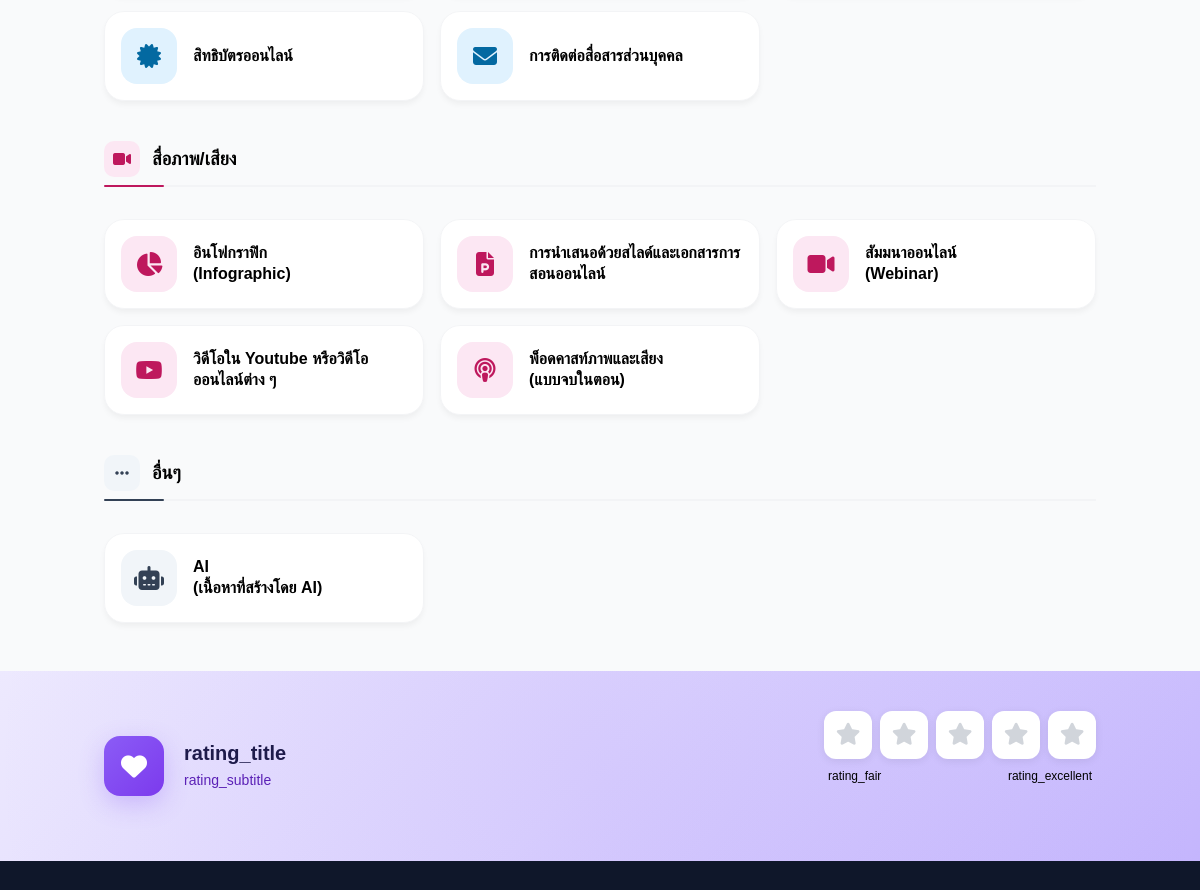
The page /generate.php (middle part) on the database as committed earlier.
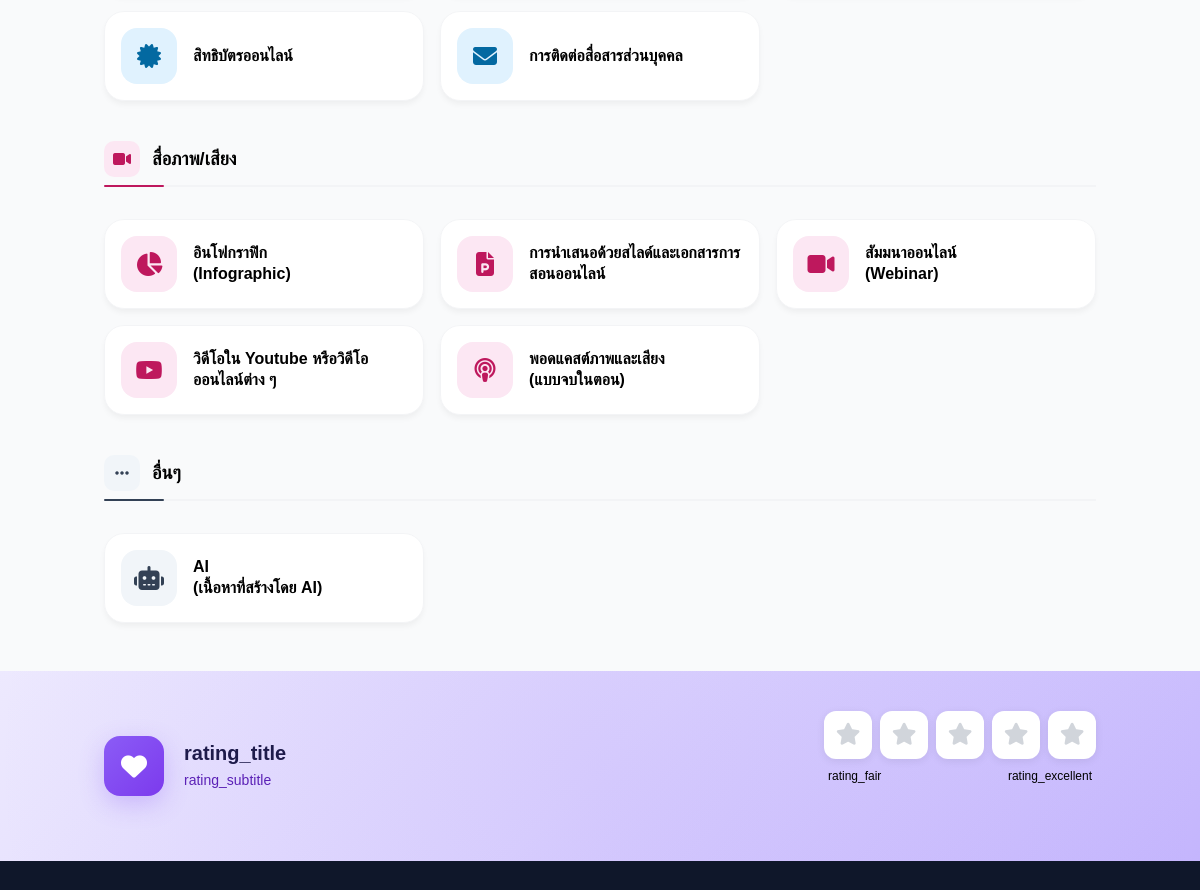
The same page on the database as committed later.
### tables this page shows
CREATE TABLE IF NOT EXISTS resource_types (
    id INT AUTO_INCREMENT PRIMARY KEY,
    code VARCHAR(50) UNIQUE NOT NULL,
    name_th VARCHAR(255) NOT NULL,
    name_en VARCHAR(255) NOT NULL,
    category VARCHAR(100) NOT NULL,
    icon VARCHAR(50) DEFAULT 'fa-file',
    fields_config JSON NOT NULL,
    sort_order INT DEFAULT 0,
    is_active TINYINT(1) DEFAULT 1,
    created_at TIMESTAMP DEFAULT CURRENT_TIMESTAMP,
    INDEX idx_resource_category (category),
    INDEX idx_resource_active (is_active),
    INDEX idx_resource_sort (sort_order)
);

### includes/session.php (called while the page is built, shortened)
<?php
function getCurrentLanguage()
{
    return $_SESSION['language'] ?? $_SESSION['user_language'] ?? 'th';
}
if (!isset($lang)) {
    $currentLang = getCurrentLanguage();
    $langFile = __DIR__ . '/../lang/' . $currentLang . '.php';
    $lang = file_exists($langFile) ? require $langFile : require __DIR__ . '/../lang/th.php';
}
if (!function_exists('__')) {
    function __($key, $forcedLang = null)
    {
        global $lang, $currentLang;
        static $cachedLangs = [];
        if ($forcedLang && $forcedLang !== $currentLang) {
            if (!isset($cachedLangs[$forcedLang])) {
                $langFile = __DIR__ . '/../lang/' . $forcedLang . '.php';
                $cachedLangs[$forcedLang] = file_exists($langFile) ? require $langFile : [];
            }
            return $cachedLangs[$forcedLang][$key] ?? $key;
        }
        return $lang[$key] ?? $key;
    }
}

### includes/functions.php (called while the page is built, shortened)
<?php
function getResourceTypes($category = null)
{
    try {
        $db = getDB();
        $sql = "SELECT * FROM resource_types WHERE is_active = 1";
        $sql .= " ORDER BY sort_order, name_th";
        $stmt = $db->prepare($sql);
        $stmt->execute($category ? [$category] : []);
        return $stmt->fetchAll();
    } catch (Exception $e) {
        return [];
    }
}
function getResourceCategories()
{
    return [
        'books' => ['name_th' => 'หนังสือ', 'name_en' => 'Books', 'icon' => 'fa-book'],
        'journals' => ['name_th' => 'วารสาร', 'name_en' => 'Journals', 'icon' => 'fa-book-journal-whills'],
        'reference' => ['name_th' => 'พจนานุกรม/สารานุกรม', 'name_en' => 'Reference', 'icon' => 'fa-spell-check'],
        'newspapers' => ['name_th' => 'หนังสือพิมพ์', 'name_en' => 'Newspapers', 'icon' => 'fa-newspaper'],
        'reports' => ['name_th' => 'รายงาน', 'name_en' => 'Reports', 'icon' => 'fa-file-contract'],
        'conferences' => ['name_th' => 'งานประชุม', 'name_en' => 'Conferences', 'icon' => 'fa-users'],
        'theses' => ['name_th' => 'วิทยานิพนธ์', 'name_en' => 'Theses', 'icon' => 'fa-graduation-cap'],
        'online' => ['name_th' => 'ออนไลน์', 'name_en' => 'Online', 'icon' => 'fa-globe'],
        'media' => ['name_th' => 'สื่อภาพ/เสียง', 'name_en' => 'Media', 'icon' => 'fa-video'],
        'others' => ['name_th' => 'อื่นๆ', 'name_en' => 'Others', 'icon' => 'fa-ellipsis']
    ];
}

### generate.php (the view, shortened to what this page needs)
<?php
require_once 'includes/header.php';
$resourceTypes = getResourceTypes();
$categories = getResourceCategories();
?>
<main class="container" style="margin-top: -25px; position: relative; z-index: 100; padding: 0 0 var(--space-12);">
    <div id="resource-selection" class="slide-up">
        <div style="padding: 0 var(--space-4);">
            <div class="resource-grid" id="resource-grid">
                <?php
                $groupedResourceTypes = [];
                foreach ($resourceTypes as $type) {
                    $cat = $type['category'];
                    if (!isset($groupedResourceTypes[$cat])) {
                        $groupedResourceTypes[$cat] = [];
                    }
                    $groupedResourceTypes[$cat][] = $type;
                }
                $brandIcons = ['fa-youtube', 'fa-facebook', 'fa-line', 'fa-instagram', 'fa-tiktok', 'fa-twitter'];
                foreach ($categories as $catKey => $catInfo):
                ?>
                    <div class="category-group cat-<?php echo $catKey; ?>" data-category-group="<?php echo $catKey; ?>">
                        <div class="category-group-title">
                            <i class="fas <?php echo $catInfo['icon']; ?>"></i>
                            <?php echo $currentLang === 'th' ? $catInfo['name_th'] : $catInfo['name_en']; ?>
                        </div>
                        <div class="category-items">
                            <?php foreach ($groupedResourceTypes[$catKey] as $type):
                                $iconPrefix = in_array($type['icon'], $brandIcons) ? 'fab' : 'fas';
                            ?>
                                <div class="resource-card cat-<?php echo $catKey; ?>"
                                    data-id="<?php echo $type['id']; ?>"
                                    data-code="<?php echo $type['code']; ?>"
                                    data-category="<?php echo $type['category']; ?>"
                                    data-fields-config='<?php echo $type['fields_config']; ?>'
                                    data-name-th="<?php echo htmlspecialchars($type['name_th']); ?>"
                                    data-name-en="<?php echo htmlspecialchars($type['name_en']); ?>"
                                    onclick="selectResource(this)">
                                    <div class="resource-icon">
                                        <i class="<?php echo $iconPrefix; ?> <?php echo $type['icon']; ?>"></i>
                                    </div>
                                    <div class="resource-info">
                                        <h4><?php
                                            $cardLabel = ($currentLang === 'th' ? $type['name_th'] : $type['name_en']);
                                            echo str_replace(' (', '<br>(', $cardLabel);
                                            ?></h4>
                                    </div>
                                </div>
                            <?php endforeach; ?>
                        </div>
                    </div>
                <?php endforeach; ?>
            </div>
        </div>
    </div>
</main>
<?php require_once 'includes/footer.php'; ?>

### includes/header.php (shortened to what this page needs)
<?php
require_once __DIR__ . '/session.php';
require_once __DIR__ . '/functions.php';
?>
<!DOCTYPE html>
<html lang="<?php echo $currentLang; ?>">
<head>
    <script src="https://cdn.tailwindcss.com"></script>
    <link rel="stylesheet" href="https://cdnjs.cloudflare.com/ajax/libs/font-awesome/6.4.0/css/all.min.css">
    <link rel="stylesheet" href="<?php echo SITE_URL; ?>/assets/css/main.css?v=1.0.1">
    <link rel="stylesheet" href="<?php echo SITE_URL; ?>/assets/css/animations.css">
    <link rel="stylesheet" href="<?php echo SITE_URL; ?>/assets/css/components.css">
</head>
<body class="<?php echo $currentLang === 'en' ? 'lang-en' : ''; ?>">

### includes/footer.php (shortened to what this page needs)
<section class="rating-section">
    <div class="container">
        <div class="rating-wrapper">
            <div class="rating-content">
                <div class="rating-icon">
                    <i class="fas fa-heart"></i>
                </div>
                <div class="rating-text">
                    <h3><?php echo __('rating_title'); ?></h3>
                    <p><?php echo __('rating_subtitle'); ?></p>
                </div>
            </div>
            <div class="rating-stars-container">
                <div class="rating-stars" id="rating-stars">
                    <button type="button" class="star-btn" data-rating="1" aria-label="1 star">
                        <i class="fas fa-star"></i>
                    </button>
                    <button type="button" class="star-btn" data-rating="2" aria-label="2 stars">
                        <i class="fas fa-star"></i>
                    </button>
                    <button type="button" class="star-btn" data-rating="3" aria-label="3 stars">
                        <i class="fas fa-star"></i>
                    </button>
                    <button type="button" class="star-btn" data-rating="4" aria-label="4 stars">
                        <i class="fas fa-star"></i>
                    </button>
                    <button type="button" class="star-btn" data-rating="5" aria-label="5 stars">
                        <i class="fas fa-star"></i>
                    </button>
                </div>
                <div class="rating-labels">
                    <span><?php echo __('rating_fair'); ?></span>
                    <span><?php echo __('rating_excellent'); ?></span>
                </div>
            </div>
        </div>
    </div>
</section>
<footer class="footer">
</footer>
</body>
</html>

### assets/css/main.css (style rules this page uses)
:root { --primary: #8B5CF6; --primary-dark: #7C3AED; --primary-light: #EDE9FE; --primary-gradient: linear-gradient(135deg, #6366F1 0%, #8B5CF6 45%, #D946EF 100%); --brand-gradient: linear-gradient(to right, #180d36, #8B5CF6, #CF23CF, #180d36); --success: #10B981; --success-light: #D1FAE5; --warning: #F59E0B; --warning-light: #FEF3C7; --danger: #EF4444; --danger-light: #FEE2E2; --info: #3B82F6; --info-light: #DBEAFE; --white: #FFFFFF; --gray-50: #F9FAFB; --gray-100: #F3F4F6; --gray-200: #E5E7EB; --gray-300: #D1D5DB; --gray-400: #9CA3AF; --gray-500: #4B5563; --gray-600: #374151; --gray-700: #000000; --gray-800: #111827; --gray-900: #000000; --black: #000000; --text-primary: #000000; --text-secondary: #1a1a1a; --text-tertiary: #333333; --text-inverse: #FFFFFF; --bg-primary: #FFFFFF; --bg-secondary: #F9FAFB; --bg-tertiary: #F3F4F6; --border-light: #E5E7EB; --border-medium: #D1D5DB; --border-dark: #9CA3AF; --shadow-sm: 0 1px 2px 0 rgba(0, 0, 0, 0.05); --shadow: 0 1px 3px 0 rgba(0, 0, 0, 0.1), 0 1px 2px 0 rgba(0, 0, 0, 0.06); --shadow-md: 0 4px 6px -1px rgba(0, 0, 0, 0.1), 0 2px 4px -1px rgba(0, 0, 0, 0.06); --shadow-lg: 0 10px 15px -3px rgba(0, 0, 0, 0.1), 0 4px 6px -2px rgba(0, 0, 0, 0.05); --shadow-xl: 0 20px 25px -5px rgba(0, 0, 0, 0.1), 0 10px 10px -5px rgba(0, 0, 0, 0.04); --shadow-primary: 0 4px 14px 0 rgba(139, 92, 246, 0.3); --font-thai: 'Tahoma', sans-serif; --font-english: -apple-system, BlinkMacSystemFont, 'SF Pro Display', 'Segoe UI', Roboto, sans-serif; --text-xs: 0.75rem; --text-sm: 0.875rem; --text-base: 1rem; --text-lg: 1.125rem; --text-xl: 1.25rem; --text-2xl: 1.5rem; --text-3xl: 1.875rem; --text-4xl: 2.25rem; --text-5xl: 3rem; --space-1: 0.25rem; --space-2: 0.5rem; --space-3: 0.75rem; --space-4: 1rem; --space-5: 1.25rem; --space-6: 1.5rem; --space-8: 2rem; --space-10: 2.5rem; --space-12: 3rem; --space-16: 4rem; --radius-sm: 0.25rem; --radius: 0.5rem; --radius-md: 0.75rem; --radius-lg: 1rem; --radius-xl: 1.5rem; --radius-full: 9999px; --transition-fast: all 0.2s ease; --transition-base: all 0.3s ease; --z-dropdown: 100; --z-sticky: 200; --z-modal: 300; --z-toast: 400; }
*, *::before, *::after { box-sizing: border-box; margin: 0; padding: 0; }
html { scroll-behavior: smooth; -webkit-font-smoothing: antialiased; -moz-osx-font-smoothing: grayscale; }
body { font-family: var(--font-thai); font-size: var(--text-base); line-height: 1.6; color: var(--text-primary); background-color: var(--bg-secondary); min-height: 100vh; }
button { font-family: inherit; cursor: pointer; }
h1, h2, h3, h4, h5, h6 { font-weight: 600; line-height: 1.3; color: var(--text-primary); }
h3 { font-size: var(--text-2xl); }
h4 { font-size: var(--text-xl); }
.container { width: 100%; max-width: 1280px; margin: 0 auto; padding: 0 var(--space-4); }

### assets/css/animations.css (style rules this page uses)
.page-enter { animation: pageEnter 0.4s ease; }
.slide-up { animation: slideUp 0.4s ease; }

Rows that differ between the two databases and show on the page:
changed resource_types: name_th "พ็อดคาสท์ภาพและเสียง (แบบจบในตอน)" → "พอดแคสต์ภาพและเสียง (แบบจบในตอน)"
